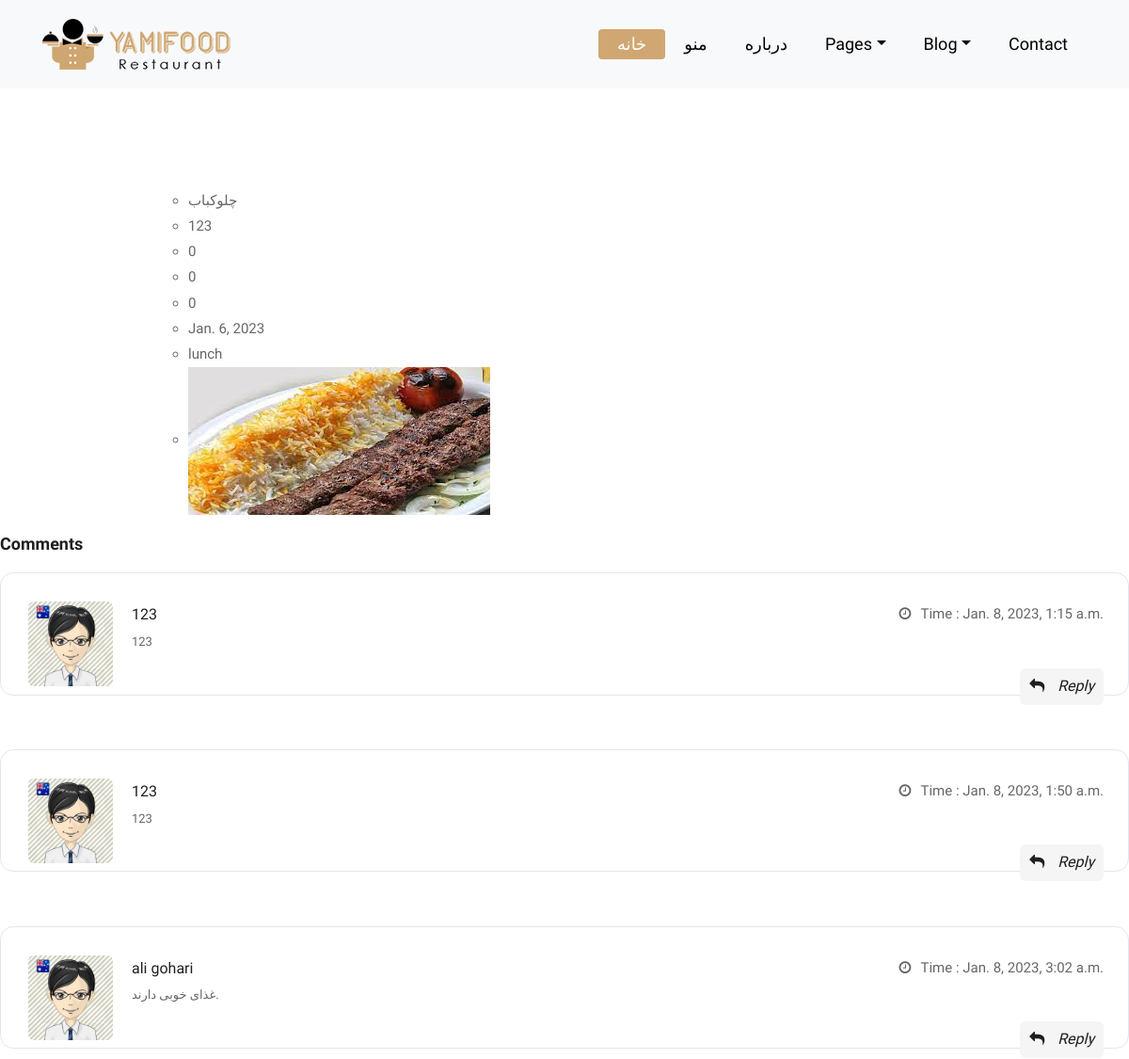
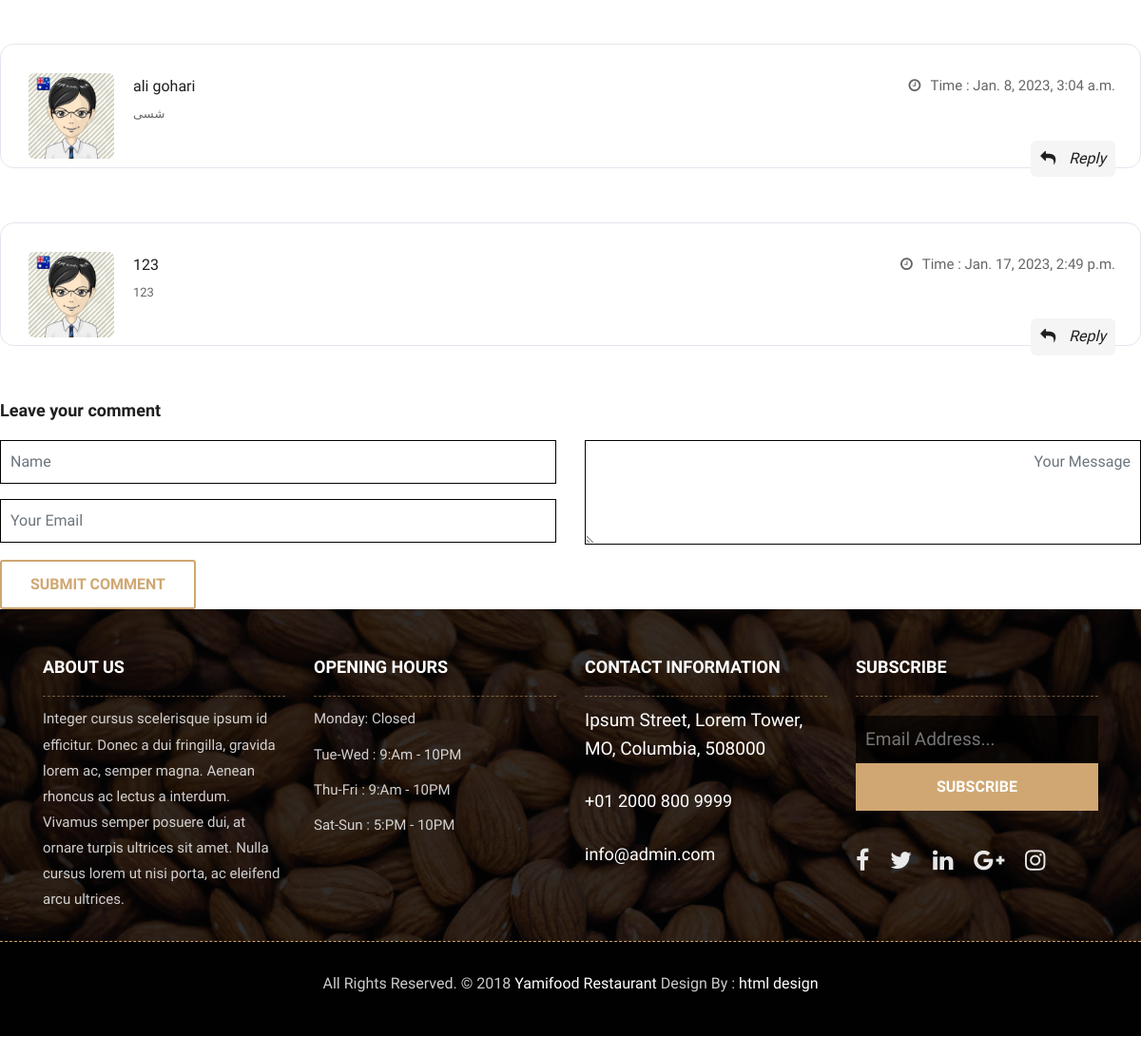
/detail/1, run on the app's committed database (2 pictures, top to bottom).
### foods/models.py (models this page shows, shortened)
class Food(models.Model):
    FOOD_TYPE = [
        ("breakfast", "صبحانه"),
        ("lunch", "ناهار"),
        ("dinner", "شام"),
        ("drinks", "نوشیدنی"),
    ]
    name = models.CharField(_("نام"), max_length=200)
    description = models.CharField(_("توضیحات"), max_length=200)
    rate = models.PositiveIntegerField(_("امتیاز"), default=0)
    price = models.PositiveIntegerField(_("قیمت"), default=0)
    time = models.PositiveIntegerField(_("زمان لازم"), default=0)
    pub_date = models.DateField(_("تاریخ انتشار"), auto_now=False, auto_now_add=True)
    photo = models.ImageField(_("عکس"), upload_to='foods')
    food_type = models.CharField(_("نوع غذا"), max_length=10, choices=FOOD_TYPE, default="drinks")

class FoodComment(models.Model):
    related_food = models.ForeignKey("Food", verbose_name=_("غذا"), related_name="comments", on_delete=models.CASCADE)
    name = models.CharField(_("نام کاربر"), max_length=50)
    email = models.EmailField(_("آدرس ایمیل"), max_length=100)
    comment = models.TextField(_("متن نظر"))
    created_at = models.DateTimeField(_("زمان انتشار"), auto_now=True, auto_now_add=False)

### foods/views.py (the view)
# urls.py: path("detail/<int:food_pk>", views.food_detail_view, name="detail"),
def food_detail_view(request, food_pk):
    food = get_object_or_404(Food, id=food_pk)
    comments = FoodComment.objects.all().filter(related_food=food)
    if request.method == "POST":
        form = CommentForm(request.POST)
        if form.is_valid():
            new_comment = FoodComment(
                name = form.cleaned_data["name"],
                email = form.cleaned_data["email"],
                comment = form.cleaned_data["message"],
                related_food = food
            )
            new_comment.save()
    else:
        form = CommentForm()
    return render(request, 'foods/detail.html', {"food": food, "comments": comments, "comment_form": form})

### foods/forms.py
class CommentForm(forms.Form):
    name = forms.CharField(max_length=50)
    email = forms.EmailField(max_length=100)
    message = forms.CharField(widget=forms.Textarea)

### templates/foods/detail.html (shortened to what this page needs)
{% extends "base.html" %}
{% block content %}
  <ul style="padding-left: 200px; padding-top: 200px;">
    <li class="idk">{{food.name}}</li>
    <li class="idk">{{food.description}}</li>
    <li class="idk">{{food.rate}}</li>
    <li class="idk">{{food.price}}</li>
    <li class="idk">{{food.time}}</li>
    <li class="idk">{{food.pub_date}}</li>
    <li class="idk">{{food.food_type}}</li>
    <li class="idk"><img src="{{food.photo.url}}"></li>
  </ul>
  <div class="blog-comment-box">
    <h3>Comments</h3>
    {% for comment in comments %}
      <div style="border: 1px solid #e3e6ee; border-radius: 14px; padding: 30px 26px 28px 29px;" class="comment-item">
          <div class="comment-item-left">
              <img src="images/avt-img.jpg" alt="">
          </div>
          <div class="comment-item-right">
              <div class="pull-left">
                  <a href="#">{{comment.name}}</a>
              </div>
              <div class="pull-right">
                  <i class="fa fa-clock-o" aria-hidden="true"></i>Time : <span>{{comment.created_at}}</span>
              </div>
              <div class="des-l">
                  <p>{{comment.comment}}</p>
              </div>
              <a href="#" class="right-btn-re"><i class="fa fa-reply" aria-hidden="true"></i> Reply</a>
          </div>
      </div><br>
    {% endfor %}
  <div class="comment-respond-box">
    <h3>Leave your comment </h3>
    <div class="comment-respond-form">
      <form id="commentrespondform" class="comment-form-respond row" method="POST">
        <div class="col-lg-6 col-md-6 col-sm-6">
          <div class="form-group">
            <input id="name_com" class="form-control" name="name" placeholder="Name" type="text">
          </div>
          <div class="form-group">
            <input id="email_com" class="form-control" name="email" placeholder="Your Email" type="email">
          </div>
        </div>
        <div class="col-lg-6 col-md-6 col-sm-6">
          <div class="form-group">
            <textarea dir="rtl" class="form-control" id="textarea_com" name="message" placeholder="Your Message" rows="2"></textarea>
          </div>
        </div>
        <div class="col-lg-12 col-md-12 col-sm-12">
          <button class="btn btn-submit">Submit comment</button>
        </div>
      </form>
    </div>
  </div>
{% endblock content %}

### templates/base.html (shortened to what this page needs)
{% load static %}
<!DOCTYPE html>
<html lang="en">
<head>
    <link rel="stylesheet" href="{% static 'css3/bootstrap.min.css' %}">
    <link rel="stylesheet" href="{% static 'css3/style.css' %}">
    <link rel="stylesheet" href="{% static 'css3/responsive.css' %}">
    <link rel="stylesheet" href="{% static 'css3/custom.css' %}">
</head>
<body>
    {% include "partials/_header.html" %}
    {% block content %}
    {% endblock content %}
    {% include "partials/_footer.html" %}
</body>
</html>

### templates/partials/_header.html (shortened to what this page needs)
<header class="top-navbar">
    <nav class="navbar navbar-expand-lg navbar-light bg-light">
        <div class="container">
            <a class="navbar-brand" href="index.html">
                <img src="static/images/logo.png" alt="" />
            </a>
            <div class="collapse navbar-collapse" id="navbars-rs-food">
                <ul class="navbar-nav ml-auto">
                    <li class="nav-item active"><a class="nav-link" href="{% url 'foods:list' %}">خانه</a></li>
                    <li class="nav-item"><a class="nav-link" href="menu.html">منو</a></li>
                    <li class="nav-item"><a class="nav-link" href="about.html">درباره</a></li>
                    <li class="nav-item dropdown">
                        <a class="nav-link dropdown-toggle" href="#" id="dropdown-a" data-toggle="dropdown">Pages</a>
                    </li>
                    <li class="nav-item dropdown">
                        <a class="nav-link dropdown-toggle" href="#" id="dropdown-a" data-toggle="dropdown">Blog</a>
                    </li>
                    <li class="nav-item"><a class="nav-link" href="contact.html">Contact</a></li>
                </ul>
            </div>
        </div>
    </nav>
</header>

### templates/partials/_footer.html (shortened to what this page needs)
<footer class="footer-area bg-f">
    <div class="container">
        <div class="row">
            <div class="col-lg-3 col-md-6">
                <h3>About Us</h3>
                <p>Integer cursus scelerisque ipsum id efficitur. Donec a dui fringilla, gravida lorem ac, semper magna. Aenean rhoncus ac lectus a interdum. Vivamus semper posuere dui, at ornare turpis ultrices sit amet. Nulla cursus lorem ut nisi porta, ac eleifend arcu ultrices.</p>
            </div>
            <div class="col-lg-3 col-md-6">
                <h3>Opening hours</h3>
                <p><span class="text-color">Monday: </span>Closed</p>
                <p><span class="text-color">Tue-Wed :</span> 9:Am - 10PM</p>
                <p><span class="text-color">Thu-Fri :</span> 9:Am - 10PM</p>
                <p><span class="text-color">Sat-Sun :</span> 5:PM - 10PM</p>
            </div>
            <div class="col-lg-3 col-md-6">
                <h3>Contact information</h3>
                <p class="lead">Ipsum Street, Lorem Tower, MO, Columbia, 508000</p>
                <p class="lead"><a href="#">+01 2000 800 9999</a></p>
                <p><a href="#"> info@admin.com</a></p>
            </div>
            <div class="col-lg-3 col-md-6">
                <h3>Subscribe</h3>
                <div class="subscribe_form">
                    <form class="subscribe_form">
                        <input name="EMAIL" id="subs-email" class="form_input" placeholder="Email Address..." type="email">
                        <button type="submit" class="submit">SUBSCRIBE</button>
                    </form>
                </div>
                <ul class="list-inline f-social">
                    <li class="list-inline-item"><a href="#"><i class="fa fa-facebook" aria-hidden="true"></i></a></li>
                    <li class="list-inline-item"><a href="#"><i class="fa fa-twitter" aria-hidden="true"></i></a></li>
                    <li class="list-inline-item"><a href="#"><i class="fa fa-linkedin" aria-hidden="true"></i></a></li>
                    <li class="list-inline-item"><a href="#"><i class="fa fa-google-plus" aria-hidden="true"></i></a></li>
                    <li class="list-inline-item"><a href="#"><i class="fa fa-instagram" aria-hidden="true"></i></a></li>
                </ul>
            </div>
        </div>
    </div>
    <div class="copyright">
        <div class="container">
            <div class="row">
                <div class="col-lg-12">
                    <p class="company-name">All Rights Reserved. &copy; 2018 <a href="#">Yamifood Restaurant</a> Design By :
                <a href="https://html.design/">html design</a></p>
                </div>
            </div>
        </div>
    </div>
</footer>

### templates/foods/detail.html (style rules this page uses)
.idk { display: list-item; list-style-type: circle; }

### data on the page
Food: name "چلوکباب", description "123", rate "0", price "0", time "0", pub_date "Jan. 6, 2023", food_type "lunch", photo (picture)
FoodComment: name "123", created_at "Jan. 8, 2023, 1:15 a.m.", comment "123"
FoodComment: name "123", created_at "Jan. 8, 2023, 1:50 a.m.", comment "123"
FoodComment: name "ali gohari", created_at "Jan. 8, 2023, 3:02 a.m.", comment "غذای خوبی دارند."
FoodComment: name "ali gohari", created_at "Jan. 8, 2023, 3:04 a.m.", comment "شسی"
FoodComment: name "123", created_at "Jan. 17, 2023, 2:49 p.m.", comment "123"
